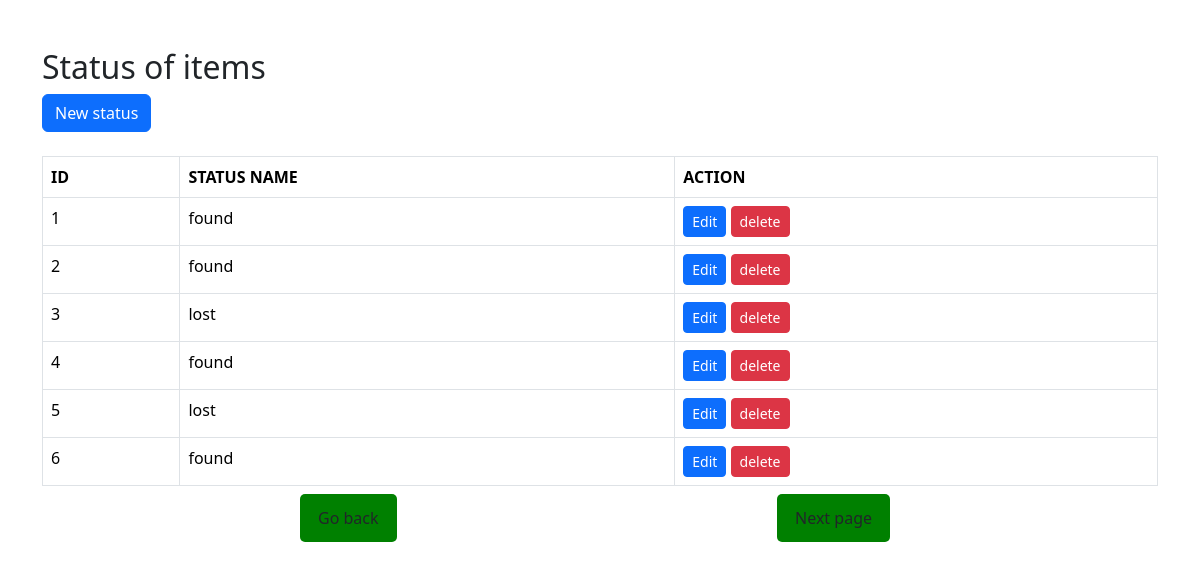
The page /status.php on the database its author committed.
### tables this page shows
CREATE TABLE `status` (
  `id` int(11) NOT NULL,
  `name` varchar(50) NOT NULL,
  `item_id` int(11) DEFAULT NULL
);

### status.php (the view, shortened to what this page needs)
<!DOCTYPE html>
<html lang="en">
<head>
    <link href="https://cdn.jsdelivr.net/npm/bootstrap@5.3.3/dist/css/bootstrap.min.css"rel="stylesheet">
</head>
<body>
    <div class="container my-5">
        <h2>Status of items</h2>
        <a class="btn btn-primary" href="insertstatus.php" role="button">New status</a>
        <br><br>
        <table class="table table-bordered">
        <thead>
            <tr>
            <th>ID</th>
                <th>STATUS NAME</th>
                <th>ACTION</th>
</tr>
</thead>
<tbody>
    <tr>
    <?php
    $servername = "localhost";
    $username = "root";
    $password = "";
    $dbname = "lost_found_items_tracking_system";
    $connection = new mysqli($servername, $username, $password, $dbname);
    $sql= "SELECT * FROM status";
    $result= $connection->query($sql);
    while($row = $result->fetch_assoc()){
        echo"
        <tr>
        <td>$row[id]</td>
        <td>$row[name]</td>
        <td>
         <a class='btn btn-primary btn-sm' href='updatestatus.php?id=$row[id]'>Edit</a>
         <a class='btn btn-danger btn-sm' href='deletestatus.php?id=$row[id]' role='button'>delete</a>
       </td>
       </tr>
       ";
    }
    ?>
</tbody>
</table>
</div>
<div class="button">
    <a class='btn' href='found.php'>Go back</a>
</div>
<div class="button2">
    <a class='btn' href='admin.php'>Next page</a>
</div>
</body>
</html>

### status.php (style rules this page uses)
.button { padding: 5px; background: green; text-decoration: none; float: left; margin-left: 300px; margin-top: -40px; border-radius: 5px; color: #fff; font-weight: 600; }
.button2 { padding: 5px; background: green; text-decoration: none; float: right; margin-right: 310px; margin-top: -40px; border-radius: 5px; color: #fff; font-weight: 600; }

### rows shown on the page
status: id "1", name "found"
status: id "2", name "found"
status: id "3", name "lost"
status: id "4", name "found"
status: id "5", name "lost"
status: id "6", name "found"
